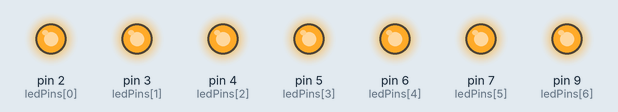
Recording of a sketch running on a simulated Arduino Uno, built with avr-gcc and run on an emulated ATmega328P. Parts: output pins drawn as LEDs (lit = HIGH).

Above: at 0.1 s.
At 60.1 s:
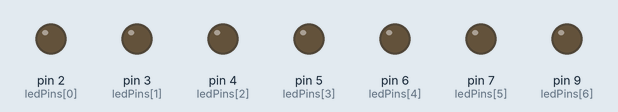
Timing chart, 0 to 121.5 s (numbered marks = the images above):
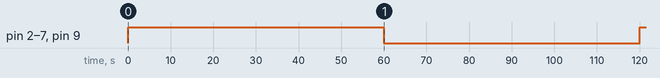

The sketch:

12-12timer.ino
```cpp
// All 6 LEDs on for 12 hours, then off for 12 hours, repeating.
// led6 -> pin 2, led1 -> pin 3, led2 -> pin 4, led4 -> pin 5, led3 -> pin 6, led5 -> pin 7, led7 -> pin 9

const int ledPins[] = {2, 3, 4, 5, 6, 7, 9};
const int numLeds = 7;

const unsigned long twelveHoursMs = 1UL * 60UL * 1000UL; // 1 minute (60,000 ms) - for testing
// 12 hours = 12UL * 60UL * 60UL * 100UL;
unsigned long lastToggleTime = 0;
bool ledsOn = true;

void setup() {
  for (int i = 0; i < numLeds; i++) {
    pinMode(ledPins[i], OUTPUT);
  }
  setLeds(ledsOn);
  lastToggleTime = millis();
}

void loop() {
  if (millis() - lastToggleTime >= twelveHoursMs) {
    ledsOn = !ledsOn;
    setLeds(ledsOn);
    lastToggleTime = millis();
  }
}

void setLeds(bool state) {
  for (int i = 0; i < numLeds; i++) {
    digitalWrite(ledPins[i], state ? HIGH : LOW);
  }
}
```

Measured:
- by itself, pin 2 (ledPins[0]), pin 3 (ledPins[1]), pin 4 (ledPins[2]), pin 5 (ledPins[3]), pin 6 (ledPins[4]), pin 7 (ledPins[5]), pin 9 (ledPins[6]): HIGH → LOW at 60.0 s, → HIGH 60.0 s later
